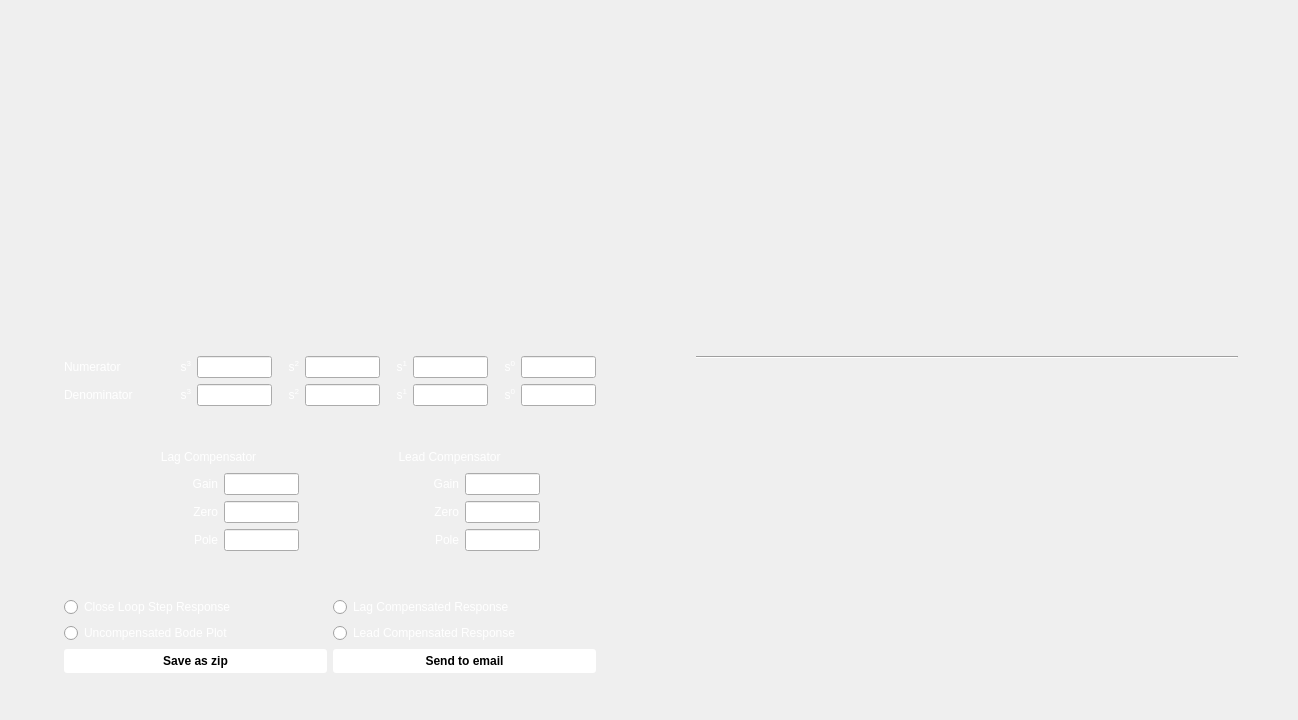
<?xml version="1.0" encoding="UTF-8"?>
<ui version="4.0">
 <class>MainWindow</class>
 <widget class="QMainWindow" name="MainWindow">
  <property name="geometry">
   <rect>
    <x>0</x>
    <y>0</y>
    <width>1298</width>
    <height>720</height>
   </rect>
  </property>
  <property name="sizePolicy">
   <sizepolicy hsizetype="Fixed" vsizetype="Preferred">
    <horstretch>0</horstretch>
    <verstretch>0</verstretch>
   </sizepolicy>
  </property>
  <property name="minimumSize">
   <size>
    <width>1080</width>
    <height>720</height>
   </size>
  </property>
  <property name="maximumSize">
   <size>
    <width>1298</width>
    <height>720</height>
   </size>
  </property>
  <property name="windowTitle">
   <string>Controller Design: Frequency Response</string>
  </property>
  <widget class="QWidget" name="centralwidget">
   <layout class="QGridLayout" name="gridLayout">
    <property name="leftMargin">
     <number>0</number>
    </property>
    <property name="topMargin">
     <number>0</number>
    </property>
    <property name="rightMargin">
     <number>0</number>
    </property>
    <property name="bottomMargin">
     <number>0</number>
    </property>
    <item row="0" column="0">
     <widget class="QFrame" name="frame">
      <property name="minimumSize">
       <size>
        <width>1080</width>
        <height>720</height>
       </size>
      </property>
      <property name="styleSheet">
       <string notr="true">QFrame#frame{
    qproperty-autoFillBackground: true; /* ensure it paints its own background */
    
    border-image: url(:/Background/Background_Leader_Page_5.png)
}
</string>
      </property>
      <property name="frameShape">
       <enum>QFrame::NoFrame</enum>
      </property>
      <property name="frameShadow">
       <enum>QFrame::Raised</enum>
      </property>
      <layout class="QHBoxLayout" name="horizontalLayout">
       <item>
        <layout class="QHBoxLayout" name="horizontalLayout_2">
         <item>
          <layout class="QVBoxLayout" name="inputArea">
           <item>
            <spacer name="verticalSpacer_9">
             <property name="orientation">
              <enum>Qt::Vertical</enum>
             </property>
             <property name="sizeType">
              <enum>QSizePolicy::Fixed</enum>
             </property>
             <property name="sizeHint" stdset="0">
              <size>
               <width>20</width>
               <height>330</height>
              </size>
             </property>
            </spacer>
           </item>
           <item>
            <layout class="QHBoxLayout" name="horizontalLayout_3">
             <item>
              <spacer name="horizontalSpacer">
               <property name="orientation">
                <enum>Qt::Horizontal</enum>
               </property>
               <property name="sizeType">
                <enum>QSizePolicy::Fixed</enum>
               </property>
               <property name="sizeHint" stdset="0">
                <size>
                 <width>55</width>
                 <height>20</height>
                </size>
               </property>
              </spacer>
             </item>
             <item>
              <layout class="QVBoxLayout" name="inputPlant">
               <item>
                <layout class="QHBoxLayout" name="horizontalLayout_4">
                 <item>
                  <widget class="QLabel" name="label_37">
                   <property name="sizePolicy">
                    <sizepolicy hsizetype="Preferred" vsizetype="Fixed">
                     <horstretch>0</horstretch>
                     <verstretch>0</verstretch>
                    </sizepolicy>
                   </property>
                   <property name="minimumSize">
                    <size>
                     <width>100</width>
                     <height>0</height>
                    </size>
                   </property>
                   <property name="maximumSize">
                    <size>
                     <width>16777215</width>
                     <height>20</height>
                    </size>
                   </property>
                   <property name="text">
                    <string>&lt;html&gt;&lt;head/&gt;&lt;body&gt;&lt;p&gt;&lt;span style=&quot; color:#ffffff;&quot;&gt;Numerator&lt;/span&gt;&lt;/p&gt;&lt;/body&gt;&lt;/html&gt;</string>
                   </property>
                  </widget>
                 </item>
                 <item>
                  <widget class="QLabel" name="label_39">
                   <property name="sizePolicy">
                    <sizepolicy hsizetype="Preferred" vsizetype="Fixed">
                     <horstretch>0</horstretch>
                     <verstretch>0</verstretch>
                    </sizepolicy>
                   </property>
                   <property name="maximumSize">
                    <size>
                     <width>16777215</width>
                     <height>20</height>
                    </size>
                   </property>
                   <property name="text">
                    <string>&lt;html&gt;&lt;head/&gt;&lt;body&gt;&lt;p&gt;&lt;span style=&quot; color:#ffffff;&quot;&gt;s&lt;/span&gt;&lt;span style=&quot; color:#ffffff; vertical-align:super;&quot;&gt;3&lt;/span&gt;&lt;/p&gt;&lt;/body&gt;&lt;/html&gt;</string>
                   </property>
                   <property name="alignment">
                    <set>Qt::AlignRight|Qt::AlignTrailing|Qt::AlignVCenter</set>
                   </property>
                  </widget>
                 </item>
                 <item>
                  <widget class="QLineEdit" name="lineEdit">
                   <property name="sizePolicy">
                    <sizepolicy hsizetype="Fixed" vsizetype="Fixed">
                     <horstretch>0</horstretch>
                     <verstretch>0</verstretch>
                    </sizepolicy>
                   </property>
                   <property name="maximumSize">
                    <size>
                     <width>75</width>
                     <height>16777215</height>
                    </size>
                   </property>
                  </widget>
                 </item>
                 <item>
                  <widget class="QLabel" name="label_40">
                   <property name="sizePolicy">
                    <sizepolicy hsizetype="Preferred" vsizetype="Fixed">
                     <horstretch>0</horstretch>
                     <verstretch>0</verstretch>
                    </sizepolicy>
                   </property>
                   <property name="maximumSize">
                    <size>
                     <width>16777215</width>
                     <height>20</height>
                    </size>
                   </property>
                   <property name="text">
                    <string>&lt;html&gt;&lt;head/&gt;&lt;body&gt;&lt;p&gt;&lt;span style=&quot; color:#ffffff;&quot;&gt;s&lt;/span&gt;&lt;span style=&quot; color:#ffffff; vertical-align:super;&quot;&gt;2&lt;/span&gt;&lt;/p&gt;&lt;/body&gt;&lt;/html&gt;</string>
                   </property>
                   <property name="alignment">
                    <set>Qt::AlignRight|Qt::AlignTrailing|Qt::AlignVCenter</set>
                   </property>
                  </widget>
                 </item>
                 <item>
                  <widget class="QLineEdit" name="lineEdit_1">
                   <property name="sizePolicy">
                    <sizepolicy hsizetype="Fixed" vsizetype="Fixed">
                     <horstretch>0</horstretch>
                     <verstretch>0</verstretch>
                    </sizepolicy>
                   </property>
                   <property name="maximumSize">
                    <size>
                     <width>75</width>
                     <height>16777215</height>
                    </size>
                   </property>
                  </widget>
                 </item>
                 <item>
                  <widget class="QLabel" name="label_41">
                   <property name="sizePolicy">
                    <sizepolicy hsizetype="Preferred" vsizetype="Fixed">
                     <horstretch>0</horstretch>
                     <verstretch>0</verstretch>
                    </sizepolicy>
                   </property>
                   <property name="maximumSize">
                    <size>
                     <width>16777215</width>
                     <height>20</height>
                    </size>
                   </property>
                   <property name="text">
                    <string>&lt;html&gt;&lt;head/&gt;&lt;body&gt;&lt;p&gt;&lt;span style=&quot; color:#ffffff;&quot;&gt;s&lt;/span&gt;&lt;span style=&quot; color:#ffffff; vertical-align:super;&quot;&gt;1&lt;/span&gt;&lt;/p&gt;&lt;/body&gt;&lt;/html&gt;</string>
                   </property>
                   <property name="alignment">
                    <set>Qt::AlignRight|Qt::AlignTrailing|Qt::AlignVCenter</set>
                   </property>
                  </widget>
                 </item>
                 <item>
                  <widget class="QLineEdit" name="lineEdit_2">
                   <property name="sizePolicy">
                    <sizepolicy hsizetype="Fixed" vsizetype="Fixed">
                     <horstretch>0</horstretch>
                     <verstretch>0</verstretch>
                    </sizepolicy>
                   </property>
                   <property name="maximumSize">
                    <size>
                     <width>75</width>
                     <height>16777215</height>
                    </size>
                   </property>
                  </widget>
                 </item>
                 <item>
                  <widget class="QLabel" name="label_32">
                   <property name="sizePolicy">
                    <sizepolicy hsizetype="Preferred" vsizetype="Fixed">
                     <horstretch>0</horstretch>
                     <verstretch>0</verstretch>
                    </sizepolicy>
                   </property>
                   <property name="maximumSize">
                    <size>
                     <width>16777215</width>
                     <height>20</height>
                    </size>
                   </property>
                   <property name="text">
                    <string>&lt;html&gt;&lt;head/&gt;&lt;body&gt;&lt;p&gt;&lt;span style=&quot; color:#ffffff;&quot;&gt;s&lt;/span&gt;&lt;span style=&quot; color:#ffffff; vertical-align:super;&quot;&gt;0&lt;/span&gt;&lt;/p&gt;&lt;/body&gt;&lt;/html&gt;</string>
                   </property>
                   <property name="alignment">
                    <set>Qt::AlignRight|Qt::AlignTrailing|Qt::AlignVCenter</set>
                   </property>
                  </widget>
                 </item>
                 <item>
                  <widget class="QLineEdit" name="lineEdit_3">
                   <property name="sizePolicy">
                    <sizepolicy hsizetype="Fixed" vsizetype="Fixed">
                     <horstretch>0</horstretch>
                     <verstretch>0</verstretch>
                    </sizepolicy>
                   </property>
                   <property name="maximumSize">
                    <size>
                     <width>75</width>
                     <height>16777215</height>
                    </size>
                   </property>
                  </widget>
                 </item>
                </layout>
               </item>
               <item>
                <layout class="QHBoxLayout" name="horizontalLayout_5">
                 <item>
                  <widget class="QLabel" name="label_38">
                   <property name="sizePolicy">
                    <sizepolicy hsizetype="Preferred" vsizetype="Fixed">
                     <horstretch>0</horstretch>
                     <verstretch>0</verstretch>
                    </sizepolicy>
                   </property>
                   <property name="minimumSize">
                    <size>
                     <width>100</width>
                     <height>0</height>
                    </size>
                   </property>
                   <property name="maximumSize">
                    <size>
                     <width>16777215</width>
                     <height>20</height>
                    </size>
                   </property>
                   <property name="text">
                    <string>&lt;html&gt;&lt;head/&gt;&lt;body&gt;&lt;p&gt;&lt;span style=&quot; color:#ffffff;&quot;&gt;Denominator&lt;/span&gt;&lt;/p&gt;&lt;/body&gt;&lt;/html&gt;</string>
                   </property>
                  </widget>
                 </item>
                 <item>
                  <widget class="QLabel" name="label">
                   <property name="sizePolicy">
                    <sizepolicy hsizetype="Preferred" vsizetype="Fixed">
                     <horstretch>0</horstretch>
                     <verstretch>0</verstretch>
                    </sizepolicy>
                   </property>
                   <property name="maximumSize">
                    <size>
                     <width>16777215</width>
                     <height>20</height>
                    </size>
                   </property>
                   <property name="text">
                    <string>&lt;html&gt;&lt;head/&gt;&lt;body&gt;&lt;p&gt;&lt;span style=&quot; color:#ffffff;&quot;&gt;s&lt;/span&gt;&lt;span style=&quot; color:#ffffff; vertical-align:super;&quot;&gt;3&lt;/span&gt;&lt;/p&gt;&lt;/body&gt;&lt;/html&gt;</string>
                   </property>
                   <property name="alignment">
                    <set>Qt::AlignRight|Qt::AlignTrailing|Qt::AlignVCenter</set>
                   </property>
                  </widget>
                 </item>
                 <item>
                  <widget class="QLineEdit" name="lineEdit_4">
                   <property name="sizePolicy">
                    <sizepolicy hsizetype="Fixed" vsizetype="Fixed">
                     <horstretch>0</horstretch>
                     <verstretch>0</verstretch>
                    </sizepolicy>
                   </property>
                   <property name="maximumSize">
                    <size>
                     <width>75</width>
                     <height>16777215</height>
                    </size>
                   </property>
                  </widget>
                 </item>
                 <item>
                  <widget class="QLabel" name="label_2">
                   <property name="sizePolicy">
                    <sizepolicy hsizetype="Preferred" vsizetype="Fixed">
                     <horstretch>0</horstretch>
                     <verstretch>0</verstretch>
                    </sizepolicy>
                   </property>
                   <property name="maximumSize">
                    <size>
                     <width>16777215</width>
                     <height>20</height>
                    </size>
                   </property>
                   <property name="text">
                    <string>&lt;html&gt;&lt;head/&gt;&lt;body&gt;&lt;p&gt;&lt;span style=&quot; color:#ffffff;&quot;&gt;s&lt;/span&gt;&lt;span style=&quot; color:#ffffff; vertical-align:super;&quot;&gt;2&lt;/span&gt;&lt;/p&gt;&lt;/body&gt;&lt;/html&gt;</string>
                   </property>
                   <property name="alignment">
                    <set>Qt::AlignRight|Qt::AlignTrailing|Qt::AlignVCenter</set>
                   </property>
                  </widget>
                 </item>
                 <item>
                  <widget class="QLineEdit" name="lineEdit_5">
                   <property name="sizePolicy">
                    <sizepolicy hsizetype="Fixed" vsizetype="Fixed">
                     <horstretch>0</horstretch>
                     <verstretch>0</verstretch>
                    </sizepolicy>
                   </property>
                   <property name="maximumSize">
                    <size>
                     <width>75</width>
                     <height>16777215</height>
                    </size>
                   </property>
                  </widget>
                 </item>
                 <item>
                  <widget class="QLabel" name="label_3">
                   <property name="sizePolicy">
                    <sizepolicy hsizetype="Preferred" vsizetype="Fixed">
                     <horstretch>0</horstretch>
                     <verstretch>0</verstretch>
                    </sizepolicy>
                   </property>
                   <property name="maximumSize">
                    <size>
                     <width>16777215</width>
                     <height>20</height>
                    </size>
                   </property>
                   <property name="text">
                    <string>&lt;html&gt;&lt;head/&gt;&lt;body&gt;&lt;p&gt;&lt;span style=&quot; color:#ffffff;&quot;&gt;s&lt;/span&gt;&lt;span style=&quot; color:#ffffff; vertical-align:super;&quot;&gt;1&lt;/span&gt;&lt;/p&gt;&lt;/body&gt;&lt;/html&gt;</string>
                   </property>
                   <property name="alignment">
                    <set>Qt::AlignRight|Qt::AlignTrailing|Qt::AlignVCenter</set>
                   </property>
                  </widget>
                 </item>
                 <item>
                  <widget class="QLineEdit" name="lineEdit_6">
                   <property name="sizePolicy">
                    <sizepolicy hsizetype="Fixed" vsizetype="Fixed">
                     <horstretch>0</horstretch>
                     <verstretch>0</verstretch>
                    </sizepolicy>
                   </property>
                   <property name="maximumSize">
                    <size>
                     <width>75</width>
                     <height>16777215</height>
                    </size>
                   </property>
                  </widget>
                 </item>
                 <item>
                  <widget class="QLabel" name="label_4">
                   <property name="sizePolicy">
                    <sizepolicy hsizetype="Preferred" vsizetype="Fixed">
                     <horstretch>0</horstretch>
                     <verstretch>0</verstretch>
                    </sizepolicy>
                   </property>
                   <property name="maximumSize">
                    <size>
                     <width>16777215</width>
                     <height>20</height>
                    </size>
                   </property>
                   <property name="text">
                    <string>&lt;html&gt;&lt;head/&gt;&lt;body&gt;&lt;p&gt;&lt;span style=&quot; color:#ffffff;&quot;&gt;s&lt;/span&gt;&lt;span style=&quot; color:#ffffff; vertical-align:super;&quot;&gt;0&lt;/span&gt;&lt;/p&gt;&lt;/body&gt;&lt;/html&gt;</string>
                   </property>
                   <property name="alignment">
                    <set>Qt::AlignRight|Qt::AlignTrailing|Qt::AlignVCenter</set>
                   </property>
                  </widget>
                 </item>
                 <item>
                  <widget class="QLineEdit" name="lineEdit_7">
                   <property name="sizePolicy">
                    <sizepolicy hsizetype="Fixed" vsizetype="Fixed">
                     <horstretch>0</horstretch>
                     <verstretch>0</verstretch>
                    </sizepolicy>
                   </property>
                   <property name="maximumSize">
                    <size>
                     <width>75</width>
                     <height>16777215</height>
                    </size>
                   </property>
                  </widget>
                 </item>
                </layout>
               </item>
               <item>
                <spacer name="verticalSpacer_3">
                 <property name="orientation">
                  <enum>Qt::Vertical</enum>
                 </property>
                 <property name="sizeType">
                  <enum>QSizePolicy::Fixed</enum>
                 </property>
                 <property name="sizeHint" stdset="0">
                  <size>
                   <width>20</width>
                   <height>35</height>
                  </size>
                 </property>
                </spacer>
               </item>
               <item>
                <layout class="QHBoxLayout" name="horizontalLayout_8">
                 <item>
                  <layout class="QVBoxLayout" name="verticalLayout_6">
                   <item>
                    <widget class="QLabel" name="label_5">
                     <property name="sizePolicy">
                      <sizepolicy hsizetype="Preferred" vsizetype="Fixed">
                       <horstretch>0</horstretch>
                       <verstretch>0</verstretch>
                      </sizepolicy>
                     </property>
                     <property name="maximumSize">
                      <size>
                       <width>16777215</width>
                       <height>20</height>
                      </size>
                     </property>
                     <property name="text">
                      <string>&lt;html&gt;&lt;head/&gt;&lt;body&gt;&lt;p align=&quot;center&quot;&gt;&lt;span style=&quot; color:#ffffff;&quot;&gt;Lag Compensator&lt;/span&gt;&lt;/p&gt;&lt;/body&gt;&lt;/html&gt;</string>
                     </property>
                     <property name="alignment">
                      <set>Qt::AlignCenter</set>
                     </property>
                    </widget>
                   </item>
                   <item>
                    <layout class="QHBoxLayout" name="horizontalLayout_9">
                     <item>
                      <widget class="QLabel" name="label_7">
                       <property name="sizePolicy">
                        <sizepolicy hsizetype="Fixed" vsizetype="Fixed">
                         <horstretch>0</horstretch>
                         <verstretch>0</verstretch>
                        </sizepolicy>
                       </property>
                       <property name="maximumSize">
                        <size>
                         <width>100</width>
                         <height>16777215</height>
                        </size>
                       </property>
                       <property name="text">
                        <string>&lt;html&gt;&lt;head/&gt;&lt;body&gt;&lt;p align=&quot;right&quot;&gt;&lt;span style=&quot; color:#ffffff;&quot;&gt;Gain&lt;/span&gt;&lt;/p&gt;&lt;/body&gt;&lt;/html&gt;</string>
                       </property>
                      </widget>
                     </item>
                     <item>
                      <widget class="QLineEdit" name="lineEdit_8">
                       <property name="sizePolicy">
                        <sizepolicy hsizetype="Fixed" vsizetype="Fixed">
                         <horstretch>0</horstretch>
                         <verstretch>0</verstretch>
                        </sizepolicy>
                       </property>
                       <property name="maximumSize">
                        <size>
                         <width>75</width>
                         <height>16777215</height>
                        </size>
                       </property>
                      </widget>
                     </item>
                    </layout>
                   </item>
                   <item>
                    <layout class="QHBoxLayout" name="horizontalLayout_10">
                     <item>
                      <widget class="QLabel" name="label_8">
                       <property name="sizePolicy">
                        <sizepolicy hsizetype="Fixed" vsizetype="Fixed">
                         <horstretch>0</horstretch>
                         <verstretch>0</verstretch>
                        </sizepolicy>
                       </property>
                       <property name="maximumSize">
                        <size>
                         <width>100</width>
                         <height>16777215</height>
                        </size>
                       </property>
                       <property name="text">
                        <string>&lt;html&gt;&lt;head/&gt;&lt;body&gt;&lt;p align=&quot;right&quot;&gt;&lt;span style=&quot; color:#ffffff;&quot;&gt;Zero&lt;/span&gt;&lt;/p&gt;&lt;/body&gt;&lt;/html&gt;</string>
                       </property>
                      </widget>
                     </item>
                     <item>
                      <widget class="QLineEdit" name="lineEdit_9">
                       <property name="sizePolicy">
                        <sizepolicy hsizetype="Fixed" vsizetype="Fixed">
                         <horstretch>0</horstretch>
                         <verstretch>7</verstretch>
                        </sizepolicy>
                       </property>
                       <property name="maximumSize">
                        <size>
                         <width>75</width>
                         <height>16777215</height>
                        </size>
                       </property>
                      </widget>
                     </item>
                    </layout>
                   </item>
                   <item>
                    <layout class="QHBoxLayout" name="horizontalLayout_11">
                     <item>
                      <widget class="QLabel" name="label_9">
                       <property name="sizePolicy">
                        <sizepolicy hsizetype="Fixed" vsizetype="Preferred">
                         <horstretch>0</horstretch>
                         <verstretch>0</verstretch>
                        </sizepolicy>
                       </property>
                       <property name="maximumSize">
                        <size>
                         <width>100</width>
                         <height>16777215</height>
                        </size>
                       </property>
                       <property name="text">
                        <string>&lt;html&gt;&lt;head/&gt;&lt;body&gt;&lt;p align=&quot;right&quot;&gt;&lt;span style=&quot; color:#ffffff;&quot;&gt;Pole&lt;/span&gt;&lt;/p&gt;&lt;/body&gt;&lt;/html&gt;</string>
                       </property>
                      </widget>
                     </item>
                     <item>
                      <widget class="QLineEdit" name="lineEdit_10">
                       <property name="sizePolicy">
                        <sizepolicy hsizetype="Fixed" vsizetype="Fixed">
                         <horstretch>0</horstretch>
                         <verstretch>0</verstretch>
                        </sizepolicy>
                       </property>
                       <property name="maximumSize">
                        <size>
                         <width>75</width>
                         <height>16777215</height>
                        </size>
                       </property>
                      </widget>
                     </item>
                    </layout>
                   </item>
                  </layout>
                 </item>
                 <item>
                  <layout class="QVBoxLayout" name="verticalLayout_2">
                   <item>
                    <widget class="QLabel" name="label_6">
                     <property name="sizePolicy">
                      <sizepolicy hsizetype="Preferred" vsizetype="Fixed">
                       <horstretch>0</horstretch>
                       <verstretch>0</verstretch>
                      </sizepolicy>
                     </property>
                     <property name="maximumSize">
                      <size>
                       <width>16777215</width>
                       <height>20</height>
                      </size>
                     </property>
                     <property name="text">
                      <string>&lt;html&gt;&lt;head/&gt;&lt;body&gt;&lt;p&gt;&lt;span style=&quot; color:#ffffff;&quot;&gt;Lead Compensator&lt;/span&gt;&lt;/p&gt;&lt;/body&gt;&lt;/html&gt;</string>
                     </property>
                     <property name="alignment">
                      <set>Qt::AlignCenter</set>
                     </property>
                    </widget>
                   </item>
                   <item>
                    <layout class="QHBoxLayout" name="horizontalLayout_13">
                     <item>
                      <widget class="QLabel" name="label_11">
                       <property name="sizePolicy">
                        <sizepolicy hsizetype="Fixed" vsizetype="Fixed">
                         <horstretch>0</horstretch>
                         <verstretch>0</verstretch>
                        </sizepolicy>
                       </property>
                       <property name="maximumSize">
                        <size>
                         <width>100</width>
                         <height>16777215</height>
                        </size>
                       </property>
                       <property name="text">
                        <string>&lt;html&gt;&lt;head/&gt;&lt;body&gt;&lt;p align=&quot;right&quot;&gt;&lt;span style=&quot; color:#ffffff;&quot;&gt;Gain&lt;/span&gt;&lt;/p&gt;&lt;/body&gt;&lt;/html&gt;</string>
                       </property>
                      </widget>
                     </item>
                     <item>
                      <widget class="QLineEdit" name="lineEdit_12">
                       <property name="sizePolicy">
                        <sizepolicy hsizetype="Fixed" vsizetype="Fixed">
                         <horstretch>0</horstretch>
                         <verstretch>0</verstretch>
                        </sizepolicy>
                       </property>
                       <property name="maximumSize">
                        <size>
                         <width>75</width>
                         <height>16777215</height>
                        </size>
                       </property>
                      </widget>
                     </item>
                    </layout>
                   </item>
                   <item>
                    <layout class="QHBoxLayout" name="horizontalLayout_14">
                     <item>
                      <widget class="QLabel" name="label_12">
                       <property name="sizePolicy">
                        <sizepolicy hsizetype="Fixed" vsizetype="Fixed">
                         <horstretch>0</horstretch>
                         <verstretch>0</verstretch>
                        </sizepolicy>
                       </property>
                       <property name="maximumSize">
                        <size>
                         <width>100</width>
                         <height>16777215</height>
                        </size>
                       </property>
                       <property name="text">
                        <string>&lt;html&gt;&lt;head/&gt;&lt;body&gt;&lt;p align=&quot;right&quot;&gt;&lt;span style=&quot; color:#ffffff;&quot;&gt;Zero&lt;/span&gt;&lt;/p&gt;&lt;/body&gt;&lt;/html&gt;</string>
                       </property>
                      </widget>
                     </item>
                     <item>
                      <widget class="QLineEdit" name="lineEdit_13">
                       <property name="sizePolicy">
                        <sizepolicy hsizetype="Fixed" vsizetype="Fixed">
                         <horstretch>0</horstretch>
                         <verstretch>0</verstretch>
                        </sizepolicy>
                       </property>
                       <property name="maximumSize">
                        <size>
                         <width>75</width>
                         <height>16777215</height>
                        </size>
                       </property>
                      </widget>
                     </item>
                    </layout>
                   </item>
                   <item>
                    <layout class="QHBoxLayout" name="horizontalLayout_12">
                     <item>
                      <widget class="QLabel" name="label_10">
                       <property name="sizePolicy">
                        <sizepolicy hsizetype="Fixed" vsizetype="Fixed">
                         <horstretch>0</horstretch>
                         <verstretch>0</verstretch>
                        </sizepolicy>
                       </property>
                       <property name="maximumSize">
                        <size>
                         <width>100</width>
                         <height>16777215</height>
                        </size>
                       </property>
                       <property name="text">
                        <string>&lt;html&gt;&lt;head/&gt;&lt;body&gt;&lt;p align=&quot;right&quot;&gt;&lt;span style=&quot; color:#ffffff;&quot;&gt;Pole&lt;/span&gt;&lt;/p&gt;&lt;/body&gt;&lt;/html&gt;</string>
                       </property>
                      </widget>
                     </item>
                     <item>
                      <widget class="QLineEdit" name="lineEdit_11">
                       <property name="sizePolicy">
                        <sizepolicy hsizetype="Fixed" vsizetype="Fixed">
                         <horstretch>0</horstretch>
                         <verstretch>0</verstretch>
                        </sizepolicy>
                       </property>
                       <property name="maximumSize">
                        <size>
                         <width>75</width>
                         <height>16777215</height>
                        </size>
                       </property>
                      </widget>
                     </item>
                    </layout>
                   </item>
                  </layout>
                 </item>
                </layout>
               </item>
               <item>
                <spacer name="verticalSpacer_4">
                 <property name="orientation">
                  <enum>Qt::Vertical</enum>
                 </property>
                 <property name="sizeType">
                  <enum>QSizePolicy::Fixed</enum>
                 </property>
                 <property name="sizeHint" stdset="0">
                  <size>
                   <width>20</width>
                   <height>40</height>
                  </size>
                 </property>
                </spacer>
               </item>
               <item>
                <layout class="QHBoxLayout" name="horizontalLayout_7">
                 <item>
                  <layout class="QVBoxLayout" name="verticalLayout_4">
                   <item>
                    <widget class="QRadioButton" name="CLButton">
                     <property name="styleSheet">
                      <string notr="true">color: white;</string>
                     </property>
                     <property name="text">
                      <string>Close Loop Step Response</string>
                     </property>
                    </widget>
                   </item>
                   <item>
                    <widget class="QRadioButton" name="bodeButton">
                     <property name="styleSheet">
                      <string notr="true">color: white;</string>
                     </property>
                     <property name="text">
                      <string>Uncompensated Bode Plot</string>
                     </property>
                    </widget>
                   </item>
                   <item>
                    <widget class="QPushButton" name="btnSaveZip">
                     <property name="styleSheet">
                      <string notr="true">background-color: white; color: black; padding: 5px; border-radius: 3px; font-weight: bold;</string>
                     </property>
                     <property name="text">
                      <string>Save as zip</string>
                     </property>
                    </widget>
                   </item>
                  </layout>
                 </item>
                 <item>
                  <layout class="QVBoxLayout" name="verticalLayout_3">
                   <item>
                    <widget class="QRadioButton" name="lagCompensatorButton">
                     <property name="styleSheet">
                      <string notr="true">color: white;</string>
                     </property>
                     <property name="text">
                      <string>Lag Compensated Response</string>
                     </property>
                    </widget>
                   </item>
                   <item>
                    <widget class="QRadioButton" name="leadCompensatorButton">
                     <property name="styleSheet">
                      <string notr="true">color: white;</string>
                     </property>
                     <property name="text">
                      <string>Lead Compensated Response</string>
                     </property>
                    </widget>
                   </item>
                   <item>
                    <widget class="QPushButton" name="btnSendEmail">
                     <property name="styleSheet">
                      <string notr="true">background-color: white; color: black; padding: 5px; border-radius: 3px; font-weight: bold;</string>
                     </property>
                     <property name="text">
                      <string>Send to email</string>
                     </property>
                    </widget>
                   </item>
                  </layout>
                 </item>
                </layout>
               </item>
              </layout>
             </item>
             <item>
              <spacer name="horizontalSpacer_2">
               <property name="orientation">
                <enum>Qt::Horizontal</enum>
               </property>
               <property name="sizeType">
                <enum>QSizePolicy::Fixed</enum>
               </property>
               <property name="sizeHint" stdset="0">
                <size>
                 <width>50</width>
                 <height>20</height>
                </size>
               </property>
              </spacer>
             </item>
            </layout>
           </item>
           <item>
            <spacer name="verticalSpacer">
             <property name="orientation">
              <enum>Qt::Vertical</enum>
             </property>
             <property name="sizeType">
              <enum>QSizePolicy::Fixed</enum>
             </property>
             <property name="sizeHint" stdset="0">
              <size>
               <width>20</width>
               <height>20</height>
              </size>
             </property>
            </spacer>
           </item>
          </layout>
         </item>
         <item>
          <widget class="QWidget" name="plotArea" native="true">
           <layout class="QGridLayout" name="gridLayout_7">
            <item row="0" column="1">
             <spacer name="verticalSpacer_6">
              <property name="orientation">
               <enum>Qt::Vertical</enum>
              </property>
              <property name="sizeType">
               <enum>QSizePolicy::Fixed</enum>
              </property>
              <property name="sizeHint" stdset="0">
               <size>
                <width>20</width>
                <height>85</height>
               </size>
              </property>
             </spacer>
            </item>
            <item row="1" column="0">
             <spacer name="horizontalSpacer_8">
              <property name="orientation">
               <enum>Qt::Horizontal</enum>
              </property>
              <property name="sizeType">
               <enum>QSizePolicy::Fixed</enum>
              </property>
              <property name="sizeHint" stdset="0">
               <size>
                <width>35</width>
                <height>20</height>
               </size>
              </property>
             </spacer>
            </item>
            <item row="1" column="2">
             <spacer name="horizontalSpacer_9">
              <property name="orientation">
               <enum>Qt::Horizontal</enum>
              </property>
              <property name="sizeType">
               <enum>QSizePolicy::Fixed</enum>
              </property>
              <property name="sizeHint" stdset="0">
               <size>
                <width>42</width>
                <height>20</height>
               </size>
              </property>
             </spacer>
            </item>
            <item row="2" column="1">
             <spacer name="verticalSpacer_2">
              <property name="orientation">
               <enum>Qt::Vertical</enum>
              </property>
              <property name="sizeType">
               <enum>QSizePolicy::Fixed</enum>
              </property>
              <property name="sizeHint" stdset="0">
               <size>
                <width>20</width>
                <height>90</height>
               </size>
              </property>
             </spacer>
            </item>
            <item row="1" column="1">
             <layout class="QVBoxLayout" name="verticalLayout_5">
              <item>
               <widget class="MplWidget" name="plot_atas" native="true">
                <property name="cursor">
                 <cursorShape>WhatsThisCursor</cursorShape>
                </property>
                <property name="styleSheet">
                 <string notr="true"/>
                </property>
               </widget>
              </item>
              <item>
               <widget class="Line" name="line">
                <property name="orientation">
                 <enum>Qt::Horizontal</enum>
                </property>
               </widget>
              </item>
              <item>
               <widget class="MplWidget" name="plot_bawah" native="true">
                <property name="cursor">
                 <cursorShape>WhatsThisCursor</cursorShape>
                </property>
                <property name="styleSheet">
                 <string notr="true"/>
                </property>
               </widget>
              </item>
             </layout>
            </item>
           </layout>
          </widget>
         </item>
        </layout>
       </item>
      </layout>
     </widget>
    </item>
   </layout>
  </widget>
 </widget>
 <customwidgets>
  <customwidget>
   <class>MplWidget</class>
   <extends>QWidget</extends>
   <header location="global">mplwidget.h</header>
   <container>1</container>
  </customwidget>
 </customwidgets>
 <resources>
  <include location="myQRC.qrc"/>
 </resources>
 <connections/>
</ui>
